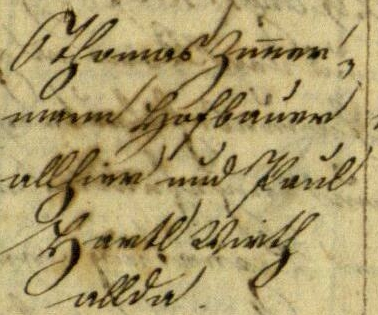
#> input picture sample_images/10.bmp, 378 x 315 px
$ python -i utils.py   (imports and definitions only)
#> lines starting #> are read from the running program, lines starting #| are printed output that depends on the picture
"""
Modul Utilitas Citra, Statistik, dan Histogram (Utils).

Menyediakan helper konversi format citra aman, encoding data-URL,
penghitungan histogram intensitas untuk Chart.js, serta metrik komponen terhubung.
"""

import base64
from typing import Dict, Any, Tuple, Optional
import cv2
import numpy as np


# [84 lines left out: functions decode_image_bytes, numpy_to_base64_data_url, compute_grayscale_histogram, not called in this run]


def compute_binary_statistics(binary_img: np.ndarray, execution_time_ms: float = 0.0) -> Dict[str, Any]:
    """
    Menghitung statistik kuantitatif citra biner:
    - Resolusi dan total piksel
    - Persentase piksel hitam (nilai 0) dan putih (nilai 255)
    - Jumlah komponen terhubung (connected components)
    - Waktu eksekusi proses (ms)

    Parameter:
        binary_img: Citra biner 2D uint8.
        execution_time_ms: Durasi komputasi dalam milidetik.

    Return:
        Dict berisi statistik citra biner.
    """
    h, w = binary_img.shape[:2]
    total_pixels = binary_img.size

    white_count = int(np.count_nonzero(binary_img == 255))
    black_count = total_pixels - white_count

    white_pct = round((white_count / total_pixels) * 100.0, 2)
    black_pct = round((black_count / total_pixels) * 100.0, 2)

    # Hitung komponen terhubung untuk objek putih dan hitam
    num_labels_white, _, _, _ = cv2.connectedComponentsWithStats(binary_img, connectivity=8)
    connected_white = max(0, num_labels_white - 1)  # Kurangi label background

    inverted = cv2.bitwise_not(binary_img)
    num_labels_black, _, _, _ = cv2.connectedComponentsWithStats(inverted, connectivity=8)
    connected_black = max(0, num_labels_black - 1)

    return {
        "resolution": f"{w} x {h}",
        "width": w,
        "height": h,
        "total_pixels": total_pixels,
        "white_pixels": white_count,
        "black_pixels": black_count,
        "white_percentage": white_pct,
        "black_percentage": black_pct,
        "connected_components_objects": connected_white,
        "connected_components_text_black": connected_black,
        "execution_time_ms": round(execution_time_ms, 2)
    }

>>> import cv2
>>> picture = cv2.imread('../sample_images/10.bmp', cv2.IMREAD_GRAYSCALE)
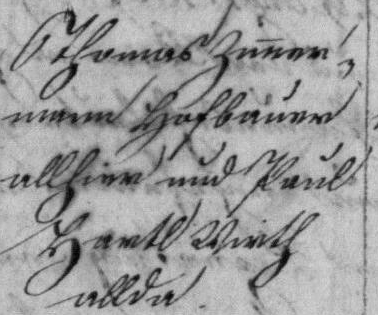
#> picture: shape (315, 378); min 3, max 216, mean 155.9
>>> result = compute_binary_statistics(picture)
#> in compute_binary_statistics, `white_count = int(np.count_nonzero(binary_img == 255))`: white_count = 0
#> in compute_binary_statistics, `black_count = total_pixels - white_count`: black_count = 119070
#> in compute_binary_statistics, `white_pct = round((white_count / total_pixels) * 100.0, 2)`: white_pct = 0
#> in compute_binary_statistics, `black_pct = round((black_count / total_pixels) * 100.0, 2)`: black_pct = 100
#> in compute_binary_statistics, `num_labels_white, _, _, _ = cv2.connectedComponentsWithStats(binary_im..`: num_labels_white = 2
#> in compute_binary_statistics, `connected_white = max(0, num_labels_white - 1)`: connected_white = 1
#> in compute_binary_statistics, `inverted = cv2.bitwise_not(binary_img)`:
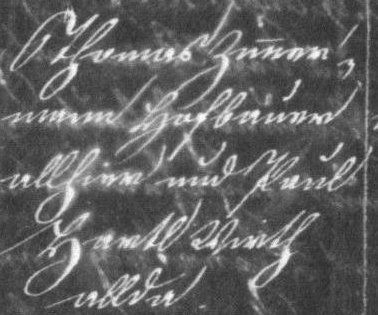
#> inverted: shape (315, 378); min 39, max 252, mean 99.1
#> in compute_binary_statistics, `num_labels_black, _, _, _ = cv2.connectedComponentsWithStats(inverted,..`: num_labels_black = 2
#> in compute_binary_statistics, `connected_black = max(0, num_labels_black - 1)`: connected_black = 1
#> result = 11 items

$ run again, on sample_images/6.bmp
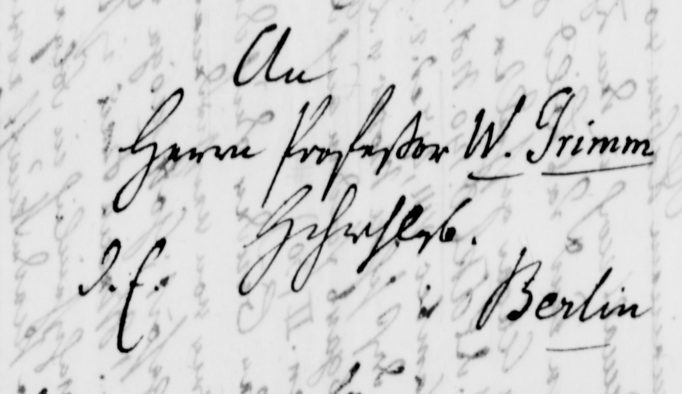
#> input picture sample_images/6.bmp, 1364 x 788 px (shown at 1/2 size)
#> picture is the input picture: shape (788, 1364); min 0, max 237, mean 210.8
#> white_count = 0
#> black_count = 1074832
#> white_pct = 0
#> black_pct = 100
#> num_labels_white = 82
#> connected_white = 81
#> in compute_binary_statistics, `inverted = cv2.bitwise_not(binary_img)`:
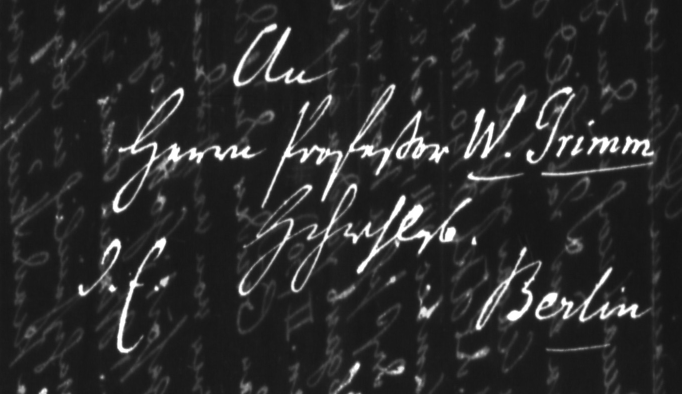
#> inverted: shape (788, 1364) (shown at 1/2 size); min 18, max 255, mean 44.2
#> num_labels_black = 2
#> connected_black = 1
#> result = 11 items

$ run again, on sample_images/7.bmp
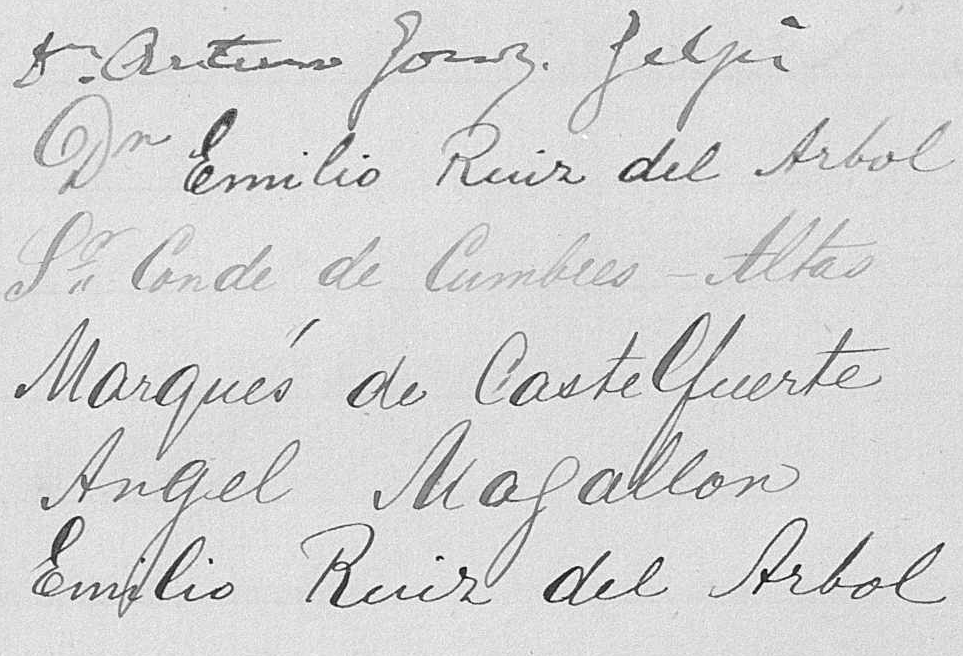
#> input picture sample_images/7.bmp, 963 x 656 px
#> picture is the input picture: shape (656, 963); min 0, max 255, mean 214.1
#> white_count = 815
#> black_count = 630913
#> white_pct = 0.13
#> black_pct = 99.87
#> num_labels_white = 2
#> connected_white = 1
#> in compute_binary_statistics, `inverted = cv2.bitwise_not(binary_img)`:
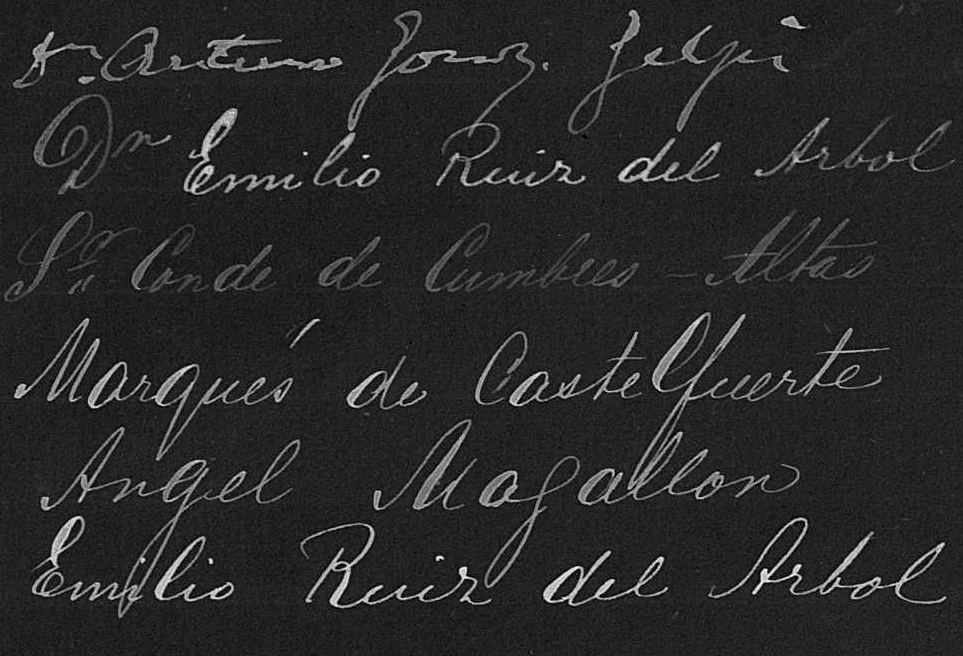
#> inverted: shape (656, 963); min 0, max 255, mean 40.9
#> num_labels_black = 2
#> connected_black = 1
#> result = 11 items

$ run again, on sample_images/8.bmp
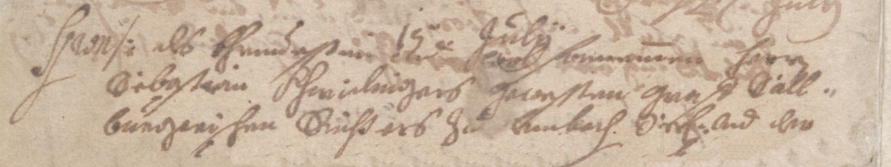
#> input picture sample_images/8.bmp, 1782 x 334 px (shown at 1/2 size)
#> `picture = cv2.imread('../sample_images/10.bmp', cv2.IMREAD_GRAYSCALE)`:
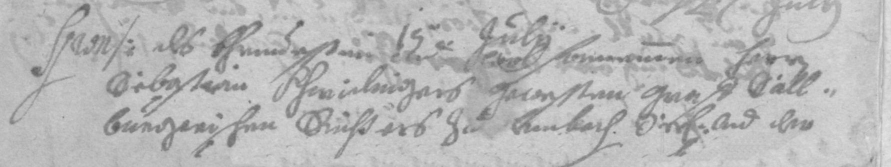
#> picture: shape (334, 1782) (shown at 1/2 size); min 90, max 234, mean 183.8
#> white_count = 0
#> black_count = 595188
#> white_pct = 0
#> black_pct = 100
#> num_labels_white = 2
#> connected_white = 1
#> in compute_binary_statistics, `inverted = cv2.bitwise_not(binary_img)`:
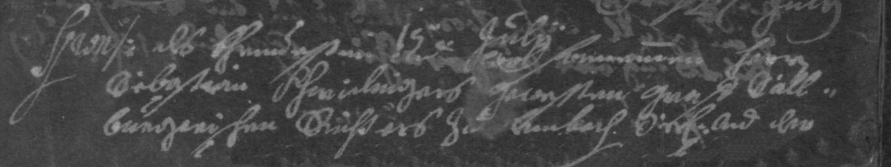
#> inverted: shape (334, 1782) (shown at 1/2 size); min 21, max 165, mean 71.2
#> num_labels_black = 2
#> connected_black = 1
#> result = 11 items
